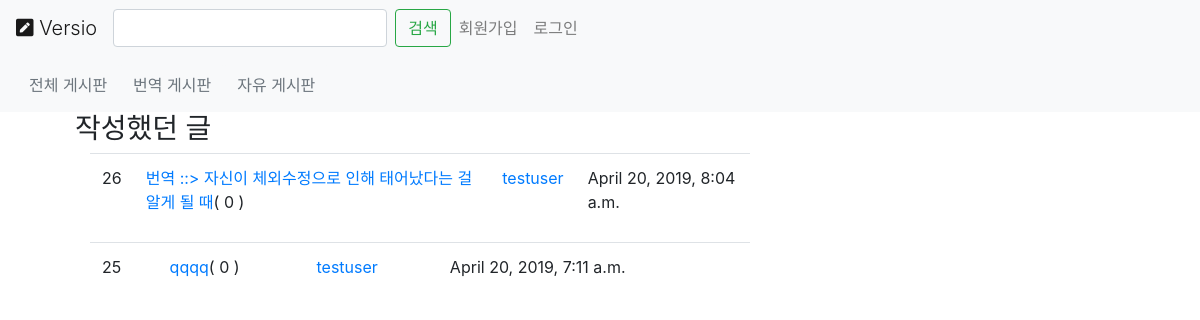
Before: /posts/by/testuser/ with the older database file.
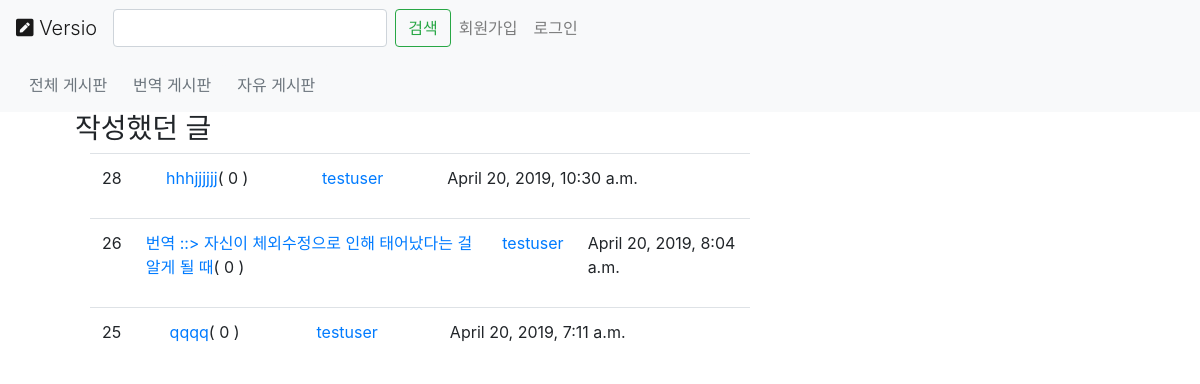
After: the same page with the newer database file.
### posts/models.py (models this page shows, shortened)
class Post(models.Model, HitCountMixin):
    user = models.ForeignKey(User, on_delete=models.CASCADE, related_name="posts")
    created_at = models.DateTimeField(auto_now=True)
    text = RichTextField()
    title = models.CharField(max_length=100)
    link = models.URLField()
    class Meta:
        ordering = ["-created_at"]
        unique_together = ["title"]

### posts/views.py (the view)
# urls.py: path("by/<username>/",views.UserPosts.as_view(),name="for_user"),
class UserPosts(generic.ListView):
    model = Post
    template_name = "posts/user_post_list.html"
    def get_queryset(self):
        try:
            self.post_user = User.objects.prefetch_related("posts").get(
                username__iexact=self.kwargs.get("username")
            )
        except User.DoesNotExist:
            raise Http404
        else:
            return self.post_user.posts.all()

### posts/templates/posts/user_post_list.html
{% extends "posts/post_base.html" %}
{% block prepost %}
<div class="col-md-4">
	<h3>작성했던 글</h3>
</div>
{% endblock %}
{% block post_content %}
<div class="col-md-8">
	{% for post in post_list %}
		{% include "posts/_post.html" %}
	{% endfor %}
</div>
{% endblock %}

### posts/templates/posts/_post.html
<div class="table-responsive col-lg">
    <table class="table">
    <tbody>
        <tr scope="row">
          <td>{{post.id}}</td>
          <td ><a href="{% url 'posts:single' username=post.user.username pk=post.pk %}">{{post.title}}</a>( {{post.comments.count}} )</td>
          <td ><a href="{% url 'posts:for_user' username=post.user.username %}">{{post.user.username}}</a></td>
          <td>{{ post.created_at }}</td>
        </tr>
    </tbody>
    </table>
</div>

Changed rows visible on the page:
added Post: id "28", title "hhhjjjjjj", comments.count "0", user.username "testuser", created_at "April 20, 2019, 10:30 a.m."
